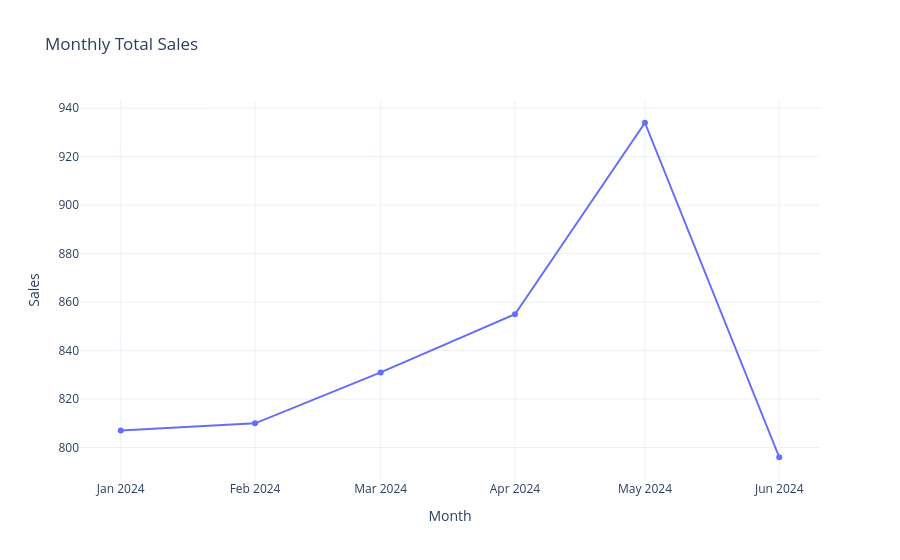

The cell this chart's notebook holds for it:
### Code cell
fig = px.line(
    monthly_sales,
    x = "month",
    y = "sales",
    markers= True,
    title= "Monthly Total Sales"
)

fig.update_layout(
    xaxis_title = "Month",
    yaxis_title= "Sales"
)
fig.show()

### Figure 1 — Plotly figure (JSON) as saved in the notebook; plotly's stock layout.template omitted (floating-point values rounded to 4 significant figures)
{"data": [{"hovertemplate": "month=%{x}<br>sales=%{y}<extra></extra>", "legendgroup": "", "line": {"color": "#636efa", "dash": "solid"}, "marker": {"symbol": "circle"}, "mode": "lines+markers", "name": "", "orientation": "v", "showlegend": false, "type": "scatter", "x": ["2024-01-01T00:00:00.000000", "2024-02-01T00:00:00.000000", "2024-03-01T00:00:00.000000", "2024-04-01T00:00:00.000000", "2024-05-01T00:00:00.000000", "2024-06-01T00:00:00.000000"], "xaxis": "x", "y": [807, 810, 831, 855, 934, 796], "yaxis": "y"}], "layout": {"legend": {"tracegroupgap": 0}, "title": {"text": "Monthly Total Sales"}, "xaxis": {"anchor": "y", "domain": [0, 1], "title": {"text": "Month"}}, "yaxis": {"anchor": "x", "domain": [0, 1], "title": {"text": "Sales"}}}}
